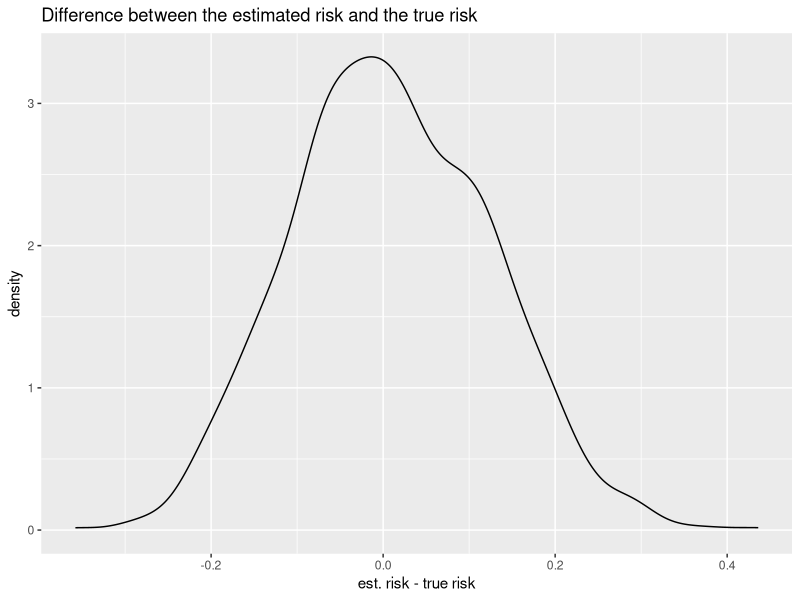
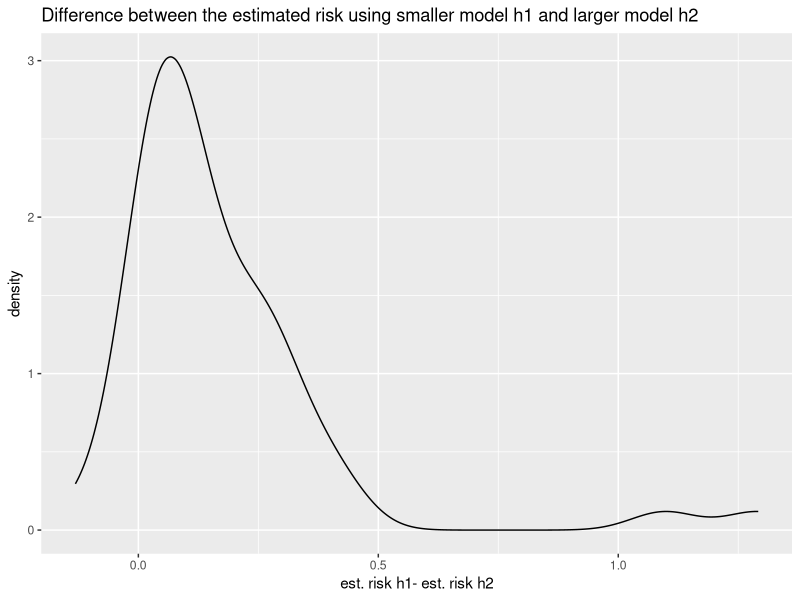
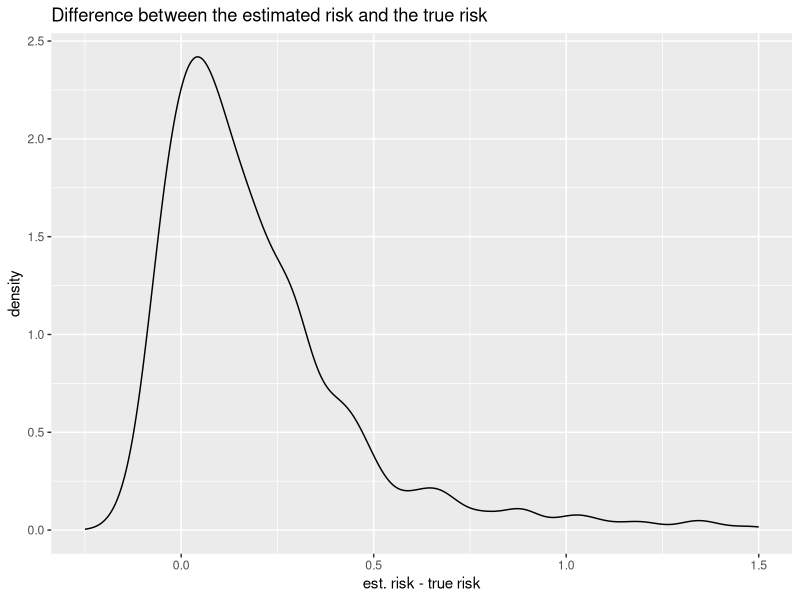

The R script that drew these images, in order: (Note: a time limit stopped this script after it produced the figures.)
## ---- chunk 1
knitr::opts_chunk$set(warning = FALSE, message = FALSE) 
## ---- chunk 2
library(ggplot2)
library(dplyr)
set.seed(123)
## ---- chunk 3
toy_data <- function(n, seed = NULL) {
  set.seed(seed)
  x <- matrix(rnorm(8 * n), ncol = 8)
  z <- 0.4 * x[,1] - 0.5 * x[,2] + 1.75 * x[,3] - 0.2 * x[,4] + x[,5]
  y <- runif(n) > 1 / (1 + exp(-z))
  return (data.frame(x = x, y = y))
}
log_loss <- function(y, p) {
  -(y * log(p) + (1 - y) * log(1 - p))
}
## ---- chunk 4
ds_dgp <- toy_data(100000, 123)
## ---- chunk 5
toy_dataset = toy_data(50, 0)
model  <- glm(y ~ x.1+x.2+x.3+x.4+x.5+x.6+x.7+x.8, family="binomial", data=toy_dataset)
y_pred <- predict(model, ds_dgp[,1:8], type="response") #predict on the proxy
true_risk <- 1/length(y_pred)*sum(log_loss(ds_dgp[,9], y_pred))

y_pred <- rep(0.5, nrow(ds_dgp))
true_risk_5050 <- 1/nrow(ds_dgp)*sum(log_loss(ds_dgp[,9], y_pred))


est_risk_minus_true_risk <- c()
standard_errors <- c()
ci_contains_true_risk <- c()
for (i in 1:1000) {
  temp_toy_dataset = toy_data(50, i)
  y_pred <- predict(model, temp_toy_dataset[,1:8], type="response")
  #loss <- 1/length(y_pred)*sum(log_loss(temp_toy_dataset[,9], y_pred))
  losses <- log_loss(temp_toy_dataset[,9], y_pred)
  
  var_loss = var(losses)
  var_mean_loss = var_loss/length(losses)
  ste = sqrt(var_mean_loss)
  
  
  ci_upper_limit =  mean(losses) + (ste*1.96)
  ci_lower_limit =  mean(losses) - (ste*1.96)
  
  if (true_risk<=ci_upper_limit & ci_lower_limit<=true_risk) {
    ci_contains_true_risk<-append(ci_contains_true_risk, TRUE)
  }
  else{
    ci_contains_true_risk<-append(ci_contains_true_risk, FALSE)
  }
  
  est_risk_minus_true_risk <- append(est_risk_minus_true_risk, mean(losses)-true_risk)
  standard_errors <- append(standard_errors, ste)
  
}

ggplot(data = data.frame(x=est_risk_minus_true_risk), aes(x = x)) +
  geom_density() +
  ggtitle('Difference between the estimated risk and the true risk')+
  xlab("est. risk - true risk")+
  ylab("density")

print(paste("True risk proxy:", round(true_risk, digits = 4)))
print(paste("Mean difference between the estimated risk with 50 observations and with 100000:", round(mean(est_risk_minus_true_risk), 4)))
print(paste("0.5-0.5 baseline true risk:", round(true_risk_5050,4)))
print(paste("Median standard error:", round(median(standard_errors),4)))
print(paste("Percentage of CI that contains true risk:", sum(ci_contains_true_risk)/length(ci_contains_true_risk)*100 ))
## ---- chunk 6
risk_h1_minus_h2<-c()
for (i in 1:50){
  toy_dataset1 = toy_data(50, i+1000)
  toy_dataset2 = toy_data(50, i+50)
  
  h1  <- glm(y ~ x.1+x.2+x.3+x.4+x.5+x.6+x.7+x.8, family="binomial", data=toy_dataset1)
  h2  <- glm(y ~ x.1+x.2+x.3+x.4+x.5+x.6+x.7+x.8, family="binomial", data=rbind(toy_dataset1, toy_dataset2))
  
  y_pred <- predict(h1, ds_dgp[,1:8], type="response") #predict on the proxy
  true_risk_model_h1 <- 1/length(y_pred)*sum(log_loss(ds_dgp[,9], y_pred))
  
  y_pred <- predict(h2, ds_dgp[,1:8], type="response") #predict on the proxy
  true_risk_model_h2 <- 1/length(y_pred)*sum(log_loss(ds_dgp[,9], y_pred))
  
  risk_h1_minus_h2 <- append(risk_h1_minus_h2, true_risk_model_h1-true_risk_model_h2)
}

print(summary(risk_h1_minus_h2))

ggplot(data = data.frame(x=risk_h1_minus_h2), aes(x = x)) +
  geom_density() +
  ggtitle('Difference between the estimated risk using smaller model h1 and larger model h2')+
  xlab("est. risk h1- est. risk h2")+
  ylab("density")

## ---- chunk 7
toy_dataset0 = toy_data(100, 456)

h0  <- glm(y ~ x.1+x.2+x.3+x.4+x.5+x.6+x.7+x.8, family="binomial", data=toy_dataset0)
y_pred <- predict(h0, ds_dgp[,1:8], type="response") #predict on the proxy
true_risk_model_h0<- 1/length(y_pred)*sum(log_loss(ds_dgp[,9], y_pred))

est_risk_minus_true_risk<-c()
ci_contains_true_risk<-c()
standard_errors<-c()
#50,50 holdout split
for (i in 1:1000){ 
  split_dummy <- sample(c(rep(0, 0.5 * nrow(toy_dataset0)),  # Create dummy for splitting
                          rep(1, 0.5 * nrow(toy_dataset0))))
  toy_dataset0_train <- toy_dataset0[split_dummy == 0, ]   
  toy_dataset0_test <- toy_dataset0[split_dummy == 1, ] 
  
  h <- glm(y ~ x.1+x.2+x.3+x.4+x.5+x.6+x.7+x.8, family="binomial", data=toy_dataset0_train)
  y_pred <- predict(h, toy_dataset0_test, type="response") #predict on the proxy
  losses<- log_loss(toy_dataset0_test[,9], y_pred)
  
  var_loss = var(losses)
  var_mean_loss = var_loss/length(losses)
  ste = sqrt(var_mean_loss)
  
  ci_upper_limit =  mean(losses) + (ste*1.96)
  ci_lower_limit =  mean(losses) - (ste*1.96)
  
  if (true_risk_model_h0<=ci_upper_limit & ci_lower_limit<=true_risk_model_h0) {
    ci_contains_true_risk<-append(ci_contains_true_risk, TRUE)
  }
  else{
    ci_contains_true_risk<-append(ci_contains_true_risk, FALSE)
  }
  
  est_risk_minus_true_risk <- append(est_risk_minus_true_risk, mean(losses)-true_risk_model_h0)
  standard_errors <- append(standard_errors, ste)
}

ggplot(data = data.frame(x=est_risk_minus_true_risk), aes(x = x)) +
  geom_density() +
  ggtitle('Difference between the estimated risk and the true risk')+
  xlab("est. risk - true risk")+
  ylab("density")+
  xlim(-0.25, 1.5)

print(paste("True risk proxy:", true_risk))
print(paste("Mean difference:", mean(est_risk_minus_true_risk)))
print(paste("Median standard error:", median(standard_errors)))
print(paste("Percentage of CI that contains true risk:", sum(ci_contains_true_risk)/length(ci_contains_true_risk)*100 ))


## ---- chunk 8
cross_val <- function(dataset, k){
  step=nrow(dataset)/k
  previous_start=1
  
  all_losses <- c()
  for (i in 1:k){
    train_fold = dataset[-(previous_start:(step*i)),]
    test_fold = dataset[previous_start:(step*i),]
    
    h0  <- glm(y ~ x.1+x.2+x.3+x.4+x.5+x.6+x.7+x.8, family="binomial", data=train_fold)
    #print(nrow(test_fold))
    
    y_pred <- predict(h0, test_fold[,1:8], type="response") #predict on the proxy
    split_losses<- log_loss(test_fold[,9], y_pred)
    all_losses <- append(all_losses, split_losses)
    #all_losses <- split_losses
    
    previous_start = (i*step)+1
  }
  
  
  var_loss = var(all_losses)
  var_mean_loss = var_loss/length(all_losses)
  ste = sqrt(var_mean_loss)
  
  ci_upper_limit =  mean(all_losses) + (ste*1.96)
  ci_lower_limit =  mean(all_losses) - (ste*1.96)
  
  
  return (as.numeric(c(mean(all_losses), ste, ci_lower_limit, ci_upper_limit)))
}

repeated_cross_val <- function(dataset, k, n){
  step=nrow(dataset)/k
  
  all_losses <- rep(0, nrow(dataset))
  for (j in 1:n){
    shuffle <- sample(1:nrow(dataset))
    shuffled_data <- dataset[shuffle, ]
    previous_start <- 1
    all_losses_in_rep <- c()
    
    for (i in 1:k){
      train_fold = shuffled_data[-(previous_start:(step*i)),]
      test_fold = shuffled_data[previous_start:(step*i),]
      
      h0  <- glm(y ~ x.1+x.2+x.3+x.4+x.5+x.6+x.7+x.8, family="binomial", data=train_fold)
      #print(nrow(test_fold))
      
      y_pred <- predict(h0, test_fold[,1:8], type="response") #predict on the proxy
      split_losses<- log_loss(test_fold[,9], y_pred)
      
      
      all_losses_in_rep <- append(all_losses_in_rep, split_losses)
      previous_start = (i*step)+1
      
    }
    
    
    for (shuff_index in 1:length(shuffle)){
      all_losses[shuff_index] <- all_losses[shuff_index] + all_losses_in_rep[shuffle==shuff_index]
      #print(shuffle[shuff_index])
    }
    
  }
  
  
  all_losses <- all_losses/n
  var_loss = var(all_losses)
  var_mean_loss = var_loss/length(all_losses)
  ste = sqrt(var_mean_loss)
  
  ci_upper_limit =  mean(all_losses) + (ste*1.96)
  ci_lower_limit =  mean(all_losses) - (ste*1.96)
  
  return (as.numeric(c(mean(all_losses), ste, ci_lower_limit, ci_upper_limit)))
}

est1 <- as.data.frame(matrix(ncol=3, nrow=0))
names(est1) <- c("est_minus_real","ste", "in_ci")
est2 <- as.data.frame(matrix(ncol=3, nrow=0))
names(est2) <- c("est_minus_real","ste", "in_ci")
est3 <- as.data.frame(matrix(ncol=3, nrow=0))
names(est3) <- c("est_minus_real","ste", "in_ci")
est4 <- as.data.frame(matrix(ncol=3, nrow=0))
names(est4) <- c("est_minus_real","ste", "in_ci")
est5 <- as.data.frame(matrix(ncol=3, nrow=0))
names(est5) <- c("est_minus_real","ste", "in_ci")

for (j in 1:500){
  toy_dataset0 = toy_data(100, j+1000)
  h0  <- glm(y ~ x.1+x.2+x.3+x.4+x.5+x.6+x.7+x.8, family="binomial", data=toy_dataset0)
  y_pred <- predict(h0, ds_dgp[,1:8], type="response") #predict on the proxy
  true_risk_model_h0<- 1/length(y_pred)*sum(log_loss(ds_dgp[,9], y_pred))
  
  #shuffled_data= data[sample(1:nrow(data)), ]
  
  #2-fold cross-validation
  results <- cross_val(toy_dataset0, 2)
  if (results[3]<=true_risk_model_h0 & true_risk_model_h0<=results[4]){
    est1[j,] <- c(results[1]-true_risk_model_h0, results[2], TRUE)
  }
  else{
    est1[j,] <- c(results[1]-true_risk_model_h0, results[2], FALSE)
  }
  
  #LOOCV
  results <- cross_val(toy_dataset0, 100)
  if (results[3]<=true_risk_model_h0 & true_risk_model_h0<=results[4]){
    est2[j,] <- c(results[1]-true_risk_model_h0, results[2], TRUE)
  }
  else{
    est2[j,] <- c(results[1]-true_risk_model_h0, results[2], FALSE)
  }
  
  #4-fold cross-validation
  results <- cross_val(toy_dataset0, 4)
  if (results[3]<=true_risk_model_h0 & true_risk_model_h0<=results[4]){
    est3[j,] <- c(results[1]-true_risk_model_h0, results[2], TRUE)
  }
  else{
    est3[j,] <- c(results[1]-true_risk_model_h0, results[2], FALSE)
  }
  
  #10-fold cross-validation
  results <- cross_val(toy_dataset0, 10)
  if (results[3]<=true_risk_model_h0 & true_risk_model_h0<=results[4]){
    est4[j,] <- c(results[1]-true_risk_model_h0, results[2], TRUE)
  }
  else{
    est4[j,] <- c(results[1]-true_risk_model_h0, results[2], FALSE)
  }
  
  #20 reps of 10-fold cross-validation
  #estimator5_difference <- 0
  #for (i in 1:20){
  #  toy_dataset0 = toy_dataset0[sample(1:nrow(toy_dataset0)), ]
  #  estimator5_difference <- estimator5_difference + (cross_val(toy_dataset0, 10, h0) - true_risk_model_h0)
  #}
  #estimator5_difference <- estimator5_difference/20
  results <- repeated_cross_val(toy_dataset0, 10, 20)
  if (results[3]<=true_risk_model_h0 & true_risk_model_h0<=results[4]){
    est5[j,] <- c(results[1]-true_risk_model_h0, results[2], TRUE)
  }
  else{
    est5[j,] <- c(results[1]-true_risk_model_h0, results[2], FALSE)
  }
}

df1 <- data.frame(x = c( c(est1$est_minus_real),
                         c(est2$est_minus_real),
                         c(est3$est_minus_real),
                         c(est4$est_minus_real),
                         c(est5$est_minus_real)),
                  type = c(rep("2-fold", 100), 
                           rep("LOOCV", 100), 
                           rep("4-fold", 100), 
                           rep("10-fold", 100), 
                           rep("10-fold-20-rep", 100)
                           ))


ggplot(data = df1, aes(x = x)) +
  geom_density() +
  facet_wrap(~type) +
  ggtitle('Difference between the estimated risk and the true risk')+
  xlab("est. risk - true risk")+
  ylab("density")+
  xlim(-0.25, 1.5)

#print("2-fold cross-validation")
#print(paste("Mean difference:", mean(est1$est_minus_real)))
#print(paste("Median standard error:", median(est1$ste)))
#print(paste("Percentage of CI that contains true risk:", #sum(est1$in_ci)/length(est1$in_ci)*100 ))

print("LOOCV")
print(paste("Mean difference:", mean(est2$est_minus_real)))
print(paste("Median standard error:", median(est2$ste)))
print(paste("Percentage of CI that contains true risk:", sum(est2$in_ci)/length(est2$in_ci)*100 ))

print("4-fold cross-validation")
print(paste("Mean difference:", mean(est3$est_minus_real)))
print(paste("Median standard error:", median(est3$ste)))
print(paste("Percentage of CI that contains true risk:", sum(est3$in_ci)/length(est3$in_ci)*100 ))

print("10-fold cross-validation")
print(paste("Mean difference:", mean(est4$est_minus_real)))
print(paste("Median standard error:", median(est4$ste)))
print(paste("Percentage of CI that contains true risk:", sum(est4$in_ci)/length(est4$in_ci)*100 ))

print("20 reps 10-fold cross-validation")
print(paste("Mean difference:", mean(est5$est_minus_real)))
print(paste("Median standard error:", median(est5$ste)))
print(paste("Percentage of CI that contains true risk:", sum(est5$in_ci)/length(est5$in_ci)*100 ))
